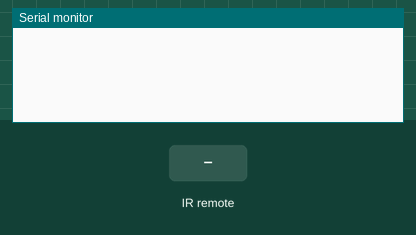
Bench run of a sketch on a simulated Arduino Uno, built with avr-gcc and run on an emulated ATmega328P. Parts: the last lines printed to the serial monitor. The inputs (shaded band) are chosen by the test bench.

Above: at 1.2 s.
1.3 s: infrared code 0xFF6897 received
At 2.1 s:
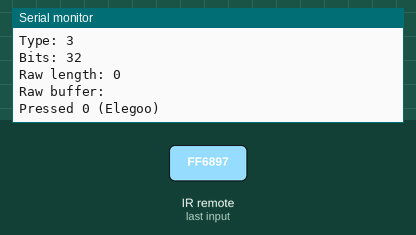
2.8 s: infrared code 0xFF30CF received
At 3.2 s:
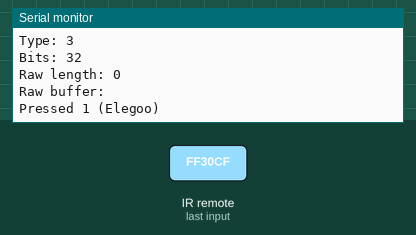
4.3 s: infrared code 0xFF18E7 received
At 5.5 s:
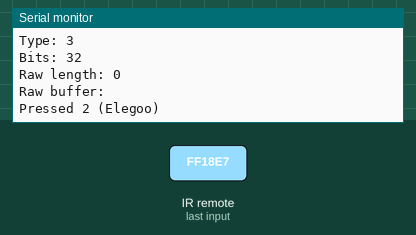
5.8 s: infrared code 0xFF7A85 received
At 6.7 s:
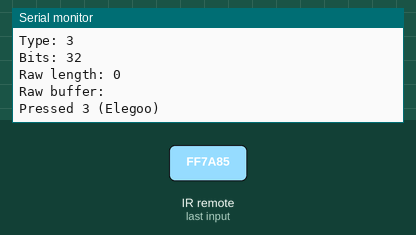
7.3 s: infrared code 0xFF10EF received
At 7.9 s:
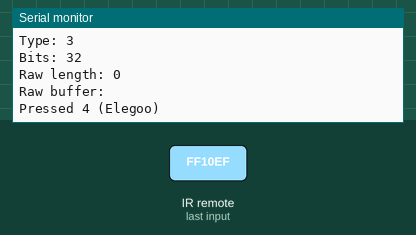
8.8 s: infrared code 0xFF38C7 received
At 10.2 s:
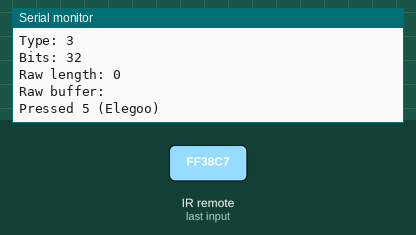
Timing chart, 0 to 11.3 s (numbered marks = the images above; inputs shaded):
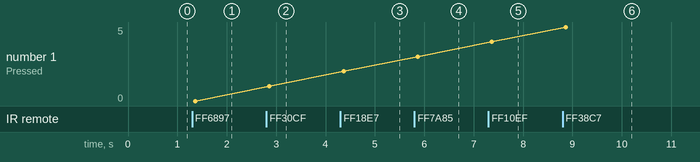

The sketch:

sketch_jan20a.ino
```cpp
// (licence header left out)
/*
    Pins:

    G - Ground (Blue/Black)
    R - VCC (Red)
    Y - Data (Yellow)

*/

#include <IRremote.h>
#include <IRremoteInt.h>

bool inputEnabled = true;
const int greenBtnPin = 6;
const int IRrecvPin = 11;

IRrecv irrecv(IRrecvPin);
IRsend irsend;
decode_results results;

void setup() {
  Serial.begin(9600);
  irrecv.enableIRIn();
  irsend.enableIROut(38);
}

void loop() {
  if (inputEnabled == true) {
    testSendIR();
  }

  if (irrecv.decode(&results)) {
    Serial.print("Code: "); Serial.println(results.value, HEX);
    Serial.print("Type: "); Serial.println(results.decode_type);
    Serial.print("Bits: "); Serial.println(results.bits);
    Serial.print("Raw length: "); Serial.println(results.rawlen);
    Serial.print("Raw buffer: "); //Serial.println(results.rawbuf[0]);

    for (int i=0; i<results.rawlen; i++) {
      Serial.print(results.rawbuf[i]);
      Serial.print(", ");
    }
    Serial.println("");

    // Elegoo remote control codes
    if ( results.value == 0xFF6897 ) { Serial.println("Pressed 0 (Elegoo)"); }
    if ( results.value == 0xFF30CF ) { Serial.println("Pressed 1 (Elegoo)"); }
    if ( results.value == 0xFF18E7 ) { Serial.println("Pressed 2 (Elegoo)"); }
    if ( results.value == 0xFF7A85 ) { Serial.println("Pressed 3 (Elegoo)"); }
    if ( results.value == 0xFF10EF ) { Serial.println("Pressed 4 (Elegoo)"); }
    if ( results.value == 0xFF38C7 ) { Serial.println("Pressed 5 (Elegoo)"); }
    if ( results.value == 0xFF5AA5 ) { Serial.println("Pressed 6 (Elegoo)"); }
    if ( results.value == 0xFF42BD ) { Serial.println("Pressed 7 (Elegoo)"); }
    if ( results.value == 0xFF4AB5 ) { Serial.println("Pressed 8 (Elegoo)"); }
    if ( results.value == 0xFF52AD ) { Serial.println("Pressed 9 (Elegoo)"); }

    // TV (Technika) remote control codes
    if ( results.value == 0xFE58A7 ) { Serial.println("Pressed 0 (Technika)"); }
    if ( results.value == 0xFE708F ) { Serial.println("Pressed 1 (Technika)"); }
    if ( results.value == 0xFE609F ) { Serial.println("Pressed 2 (Technika)"); }
    if ( results.value == 0xFEF00F ) { Serial.println("Pressed 3 (Technika)"); }
    if ( results.value == 0xFE48B7 ) { Serial.println("Pressed 4 (Technika)"); }
    if ( results.value == 0xFEE01F ) { Serial.println("Pressed 5 (Technika)"); }
    if ( results.value == 0xFEC837 ) { Serial.println("Pressed 6 (Technika)"); }
    if ( results.value == 0xFE6897 ) { Serial.println("Pressed 7 (Technika)"); }
    if ( results.value == 0xFE40BF ) { Serial.println("Pressed 8 (Technika)"); }
    if ( results.value == 0xFEE817 ) { Serial.println("Pressed 9 (Technika)"); }

    Serial.println("");

    irrecv.resume();
  }
}

void testSendIR() {
  //unsigned int testBuff[] = {2901, 178, 89, 11, 12, 11, 12, 11, 12, 11, 12, 11, 12, 11, 12, 11, 12, 11, 11, 11, 34, 11, 33, 11, 33, 11, 33, 11, 33, 11, 34, 11, 33, 11, 33, 11, 12, 11, 12, 11, 33, 11, 33, 11, 12, 11, 12, 11, 12, 11, 12, 11, 33, 11, 33, 11, 12, 11, 12, 11, 33, 11, 33, 11, 33, 11, 33, 11};
  unsigned int testBuff[] = {50458, 176, 89, 11, 11, 10, 12, 10, 12, 11, 11, 10, 12, 11, 11, 11, 11, 10, 12, 11, 33, 11, 33, 11, 34, 10, 33, 11, 33, 11, 34, 10, 34, 10, 12, 10, 12, 11, 34, 9, 34, 10, 34, 11, 11, 10, 12, 11, 11, 11, 11, 11, 33, 11, 11, 11, 12, 10, 11, 11, 34, 10, 34, 10, 33, 11, 34, 10};
  irsend.sendRaw(testBuff, 68, 38);
  irsend.sendRaw(testBuff, 68, 38);
  irsend.sendRaw(testBuff, 68, 38);

  //irsend.sendSony(0xa90, 12);
  inputEnabled = false;
}
```

Measured:
- after the input at 1.3 s, the serial monitor: prints a new line at once (image 1)
- after the input at 2.8 s, the serial monitor: prints a new line at once (image 2)
- after the input at 4.3 s, the serial monitor: prints a new line at once (image 3)
- after the input at 5.8 s, the serial monitor: prints a new line at once (image 4)
- after the input at 7.3 s, the serial monitor: prints a new line at once (image 5)
- after the input at 8.8 s, the serial monitor: prints a new line at once (image 6)
- plotted number 1: 0 → 1 after the input at 2.8 s, 1 → 2 after the input at 4.3 s, 3 → 4 after the input at 7.3 s, 4 → 5 after the input at 8.8 s
